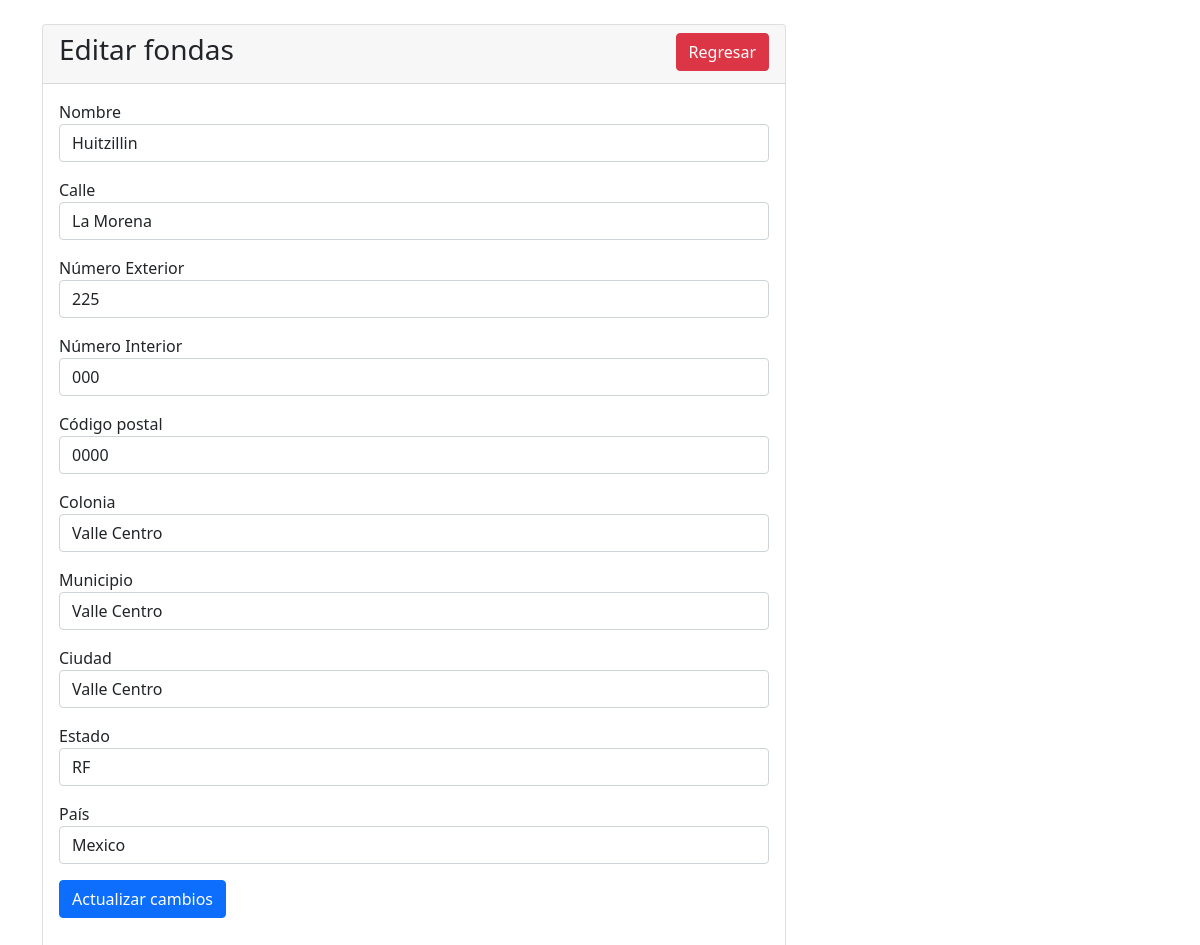
The page /fonda-edit.php?nombre_id=12 on the database its author committed.
### tables this page shows
CREATE TABLE `catalogo` (
  `nombre_id` int(11) NOT NULL,
  `nombre` varchar(50) NOT NULL,
  `calle` varchar(70) NOT NULL,
  `numero_exterior` varchar(15) NOT NULL,
  `numero_interior` varchar(15) NOT NULL,
  `codigo_postal` varchar(10) NOT NULL,
  `colonia` varchar(50) NOT NULL,
  `municipio` varchar(50) NOT NULL,
  `ciudad` varchar(50) NOT NULL,
  `estado` varchar(50) NOT NULL,
  `pais` varchar(50) NOT NULL
);

### fonda-edit.php (the view, shortened to what this page needs)
<?php include('header.php');
include('db.php');
?>
<div class="container">
    <div class0"row">
        <div class="col-md-8 mt-4">
            <div class="card">
                <div class="card-header">
                    <h3>Editar fondas
                        <a href="index.php" class="btn btn-danger float-end">Regresar</a>
                    </h3>
                </div>
                <div class="card-body">
                    <?php
                    if(isset($_GET['nombre_id']))
                    {
                        $catalogo_id =  $_GET['nombre_id'];
                        $query ="SELECT * FROM catalogo WHERE nombre_id=:nomb_id";
                        $statement = $conn->prepare($query);
                        $data = [
                        ':nomb_id' => $catalogo_id
                        ];
                        $statement->execute($data);
                        $result = $statement->fetch(PDO::FETCH_OBJ);
                    }
                    ?>
                    <form name="form" action="procesar.php" method="post">
                        <div class="mb-3">
                            <label>Nombre</label>
                            <input type="text" name="nombre" value="<?= $result->nombre; ?>" class="form-control" required/>
                        </div>
                        <div class="mb-3">
                            <label>Calle</label>
                            <input type="text" name="calle" value="<?= $result->calle; ?>" class="form-control" required/>
                        </div>
                        <div class="mb-3">
                            <label>Número Exterior</label>
                            <input type="text" name="numero_exterior" value="<?= $result->numero_exterior; ?>" class="form-control" required/>
                        </div>
                        <div class="mb-3">
                            <label>Número Interior</label>
                            <input type="text" name="numero_interior" value="<?= $result->numero_interior; ?>" class="form-control" required/>
                        </div>
                        <div class="mb-3">
                            <label>Código postal</label>
                            <input type="text" name="codigo_postal" value="<?= $result->codigo_postal; ?>" class="form-control" required/>
                        </div>
                        <div class="mb-3">
                            <label>Colonia</label>
                            <input type="text" name="colonia" value="<?= $result->colonia; ?>" class="form-control" required/>
                        </div>
                        <div class="mb-3">
                            <label>Municipio</label>
                            <input type="text" name="municipio" value="<?= $result->municipio; ?>" class="form-control" required/>
                        </div>
                        <div class="mb-3">
                            <label>Ciudad</label>
                            <input type="text" name="ciudad" value="<?= $result->ciudad; ?>" class="form-control" required/>
                        </div>
                        <div class="mb-3">
                            <label>Estado</label>
                            <input type="text" name="estado" value="<?= $result->estado; ?>" class="form-control" required/>
                        </div>
                        <div class="mb-3">
                            <label>País</label>
                            <input type="text" name="pais" value="<?= $result->pais; ?>" class="form-control" required/>
                        </div>
                        <div class="mb-3">
                            <button type="submit" name="update_fonda_btn" class="btn btn-primary">Actualizar cambios</button>
                        </div>
                    </form>
                </div>
            </div>
        </div>
    </div>
</div>

### rows shown on the page
catalogo: nombre "Huitzillin", calle "La Morena", numero_exterior "225", numero_interior "000", codigo_postal "0000", colonia "Valle Centro", municipio "Valle Centro", ciudad "Valle Centro", estado "RF", pais "Mexico"
